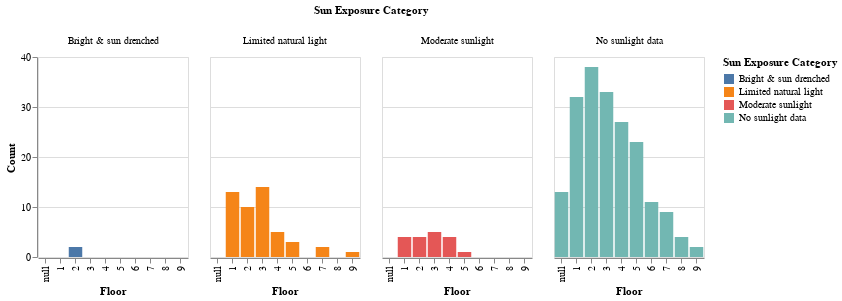

Notebook code for this chart:
### Code cell
chart = alt.Chart(df_sun_exposure).mark_bar().encode(
    x=alt.X('floor:O', title='Floor'),
    y=alt.Y('count()', title='Count'),
    color=alt.Color('sun_exposure_cat:N', title='Sun Exposure Category'),
    column=alt.Column('sun_exposure_cat:N', title='Sun Exposure Category'),
).properties(
    width=150,
    height=200
)

chart

### Figure 1 — Vega-Lite specification as saved in the notebook (floating-point values rounded to 4 significant figures; data arrays with more than 128 entries replaced by an {"elided": "..."} marker saying what was removed)
{"config": {"view": {"continuousWidth": 300, "continuousHeight": 300}}, "data": {"name": "data-9740c9bf9a7c623f770e9354b963275e"}, "mark": {"type": "bar"}, "encoding": {"color": {"field": "sun_exposure_cat", "title": "Sun Exposure Category", "type": "nominal"}, "column": {"field": "sun_exposure_cat", "title": "Sun Exposure Category", "type": "nominal"}, "x": {"field": "floor", "title": "Floor", "type": "ordinal"}, "y": {"aggregate": "count", "title": "Count", "type": "quantitative"}}, "height": 200, "width": 150, "$schema": "https://vega.github.io/schema/vega-lite/v5.8.0.json", "datasets": {"data-9740c9bf9a7c623f770e9354b963275e": {"elided": "260 records"}}}
